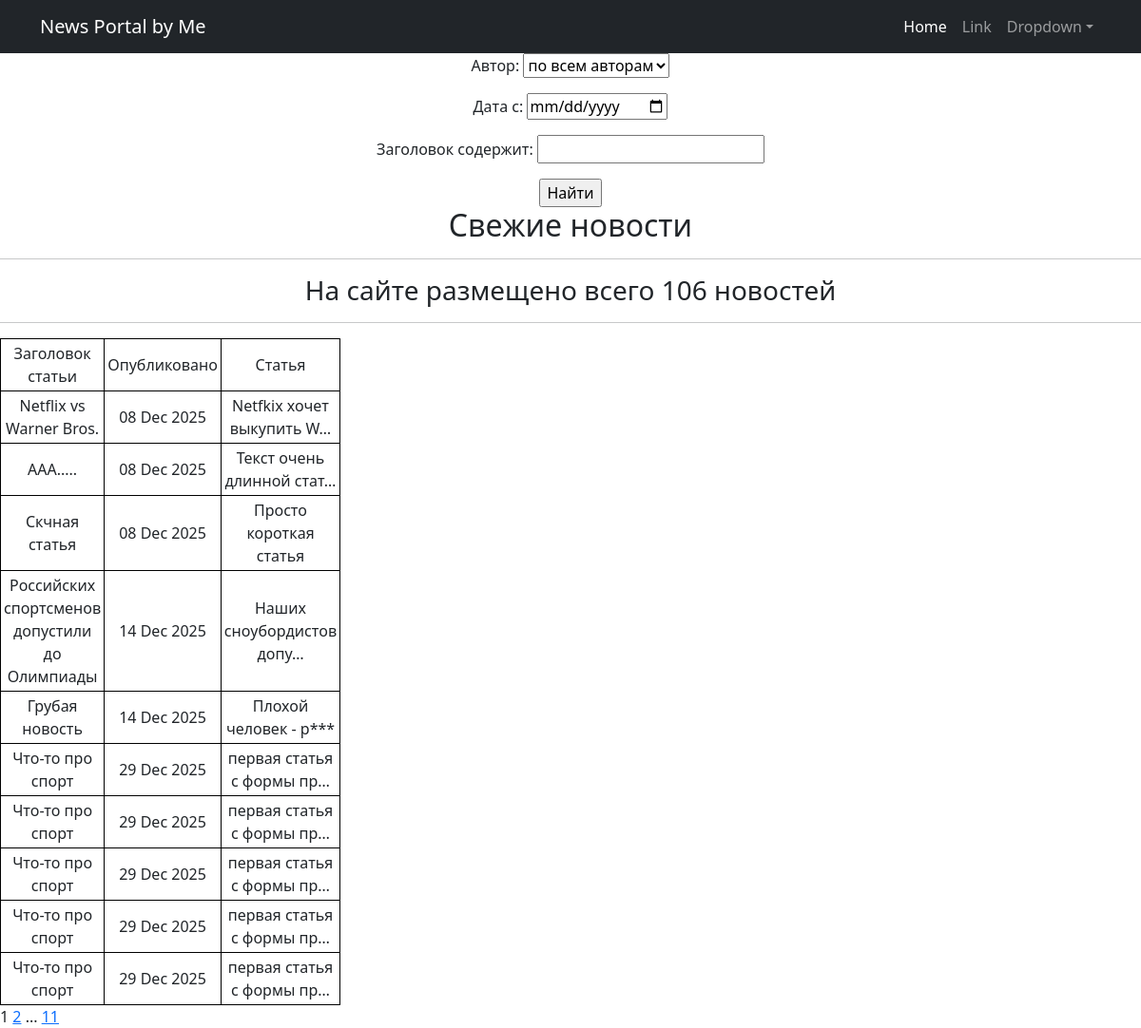
Before: /news/search with the older database file.
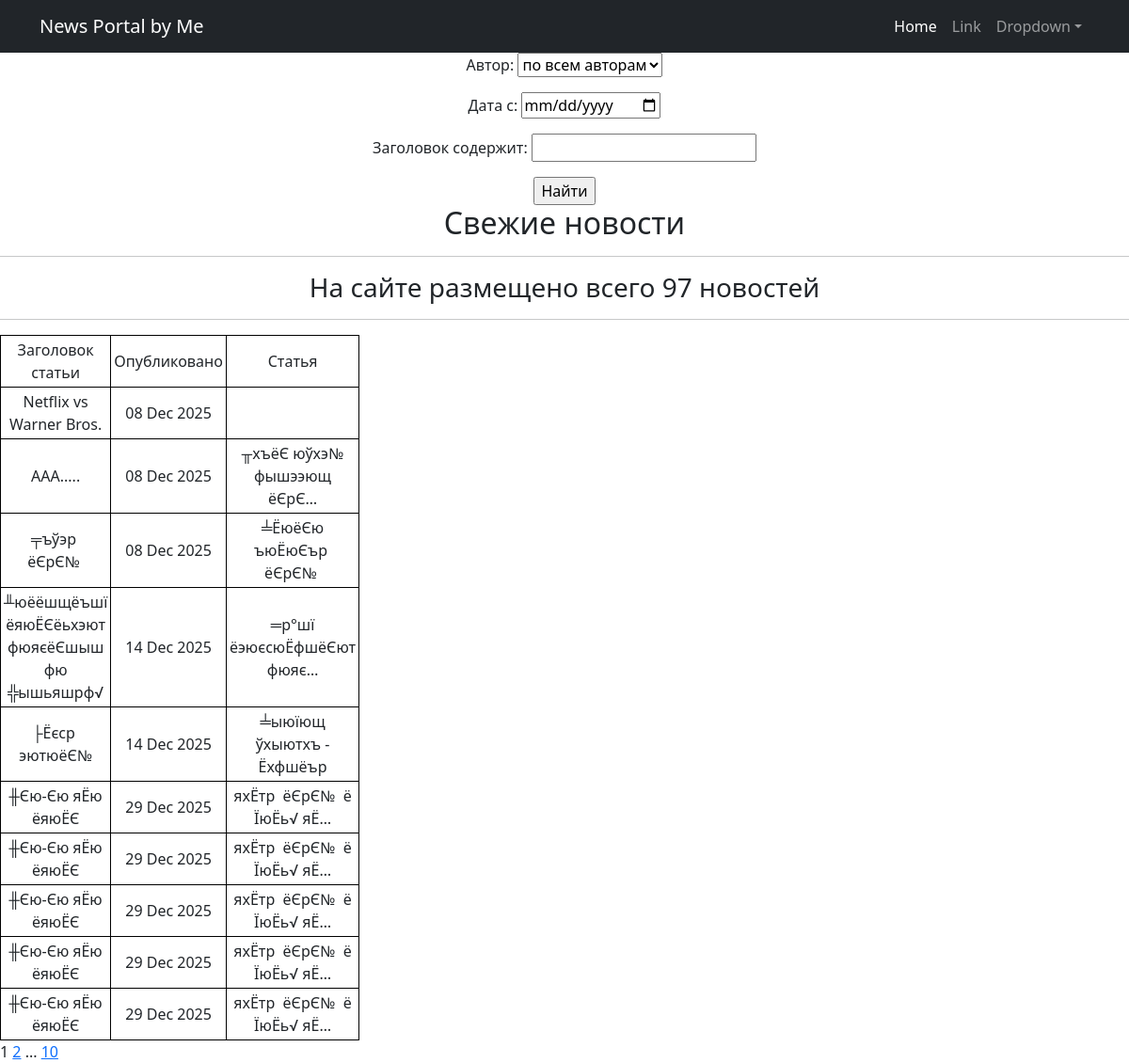
After: the same page with the newer database file.
### news/models.py (models this page shows, shortened)
class Post(models.Model):
    stat = "stat"
    news = "news"
    CHOICE = [(stat, "Статья"),
              (news, "Новости")]
    author = models.ForeignKey(Author, on_delete=models.CASCADE)
    post_type = models.CharField(max_length = 10, choices = CHOICE, default = news)
    post_category = models.ManyToManyField(Category, through = "PostCategory")
    post_title = models.CharField(max_length = 50)
    post_rate = models.IntegerField(default = 0)
    post_text = models.TextField()
    post_date = models.DateTimeField(auto_now_add = True)

### news/views.py (the view)
# urls.py: path('search', PostSerchList.as_view(), name='post-search'),
class PostSerchList(ListView):
    model = Post
    context_object_name = 'posts'
    template_name = 'search.html'
    paginate_by = 10
    def get_queryset(self):
        queryset = super().get_queryset()
        self.filterset = PostFilter(self.request.GET, queryset)
        return self.filterset.qs
    def get_context_data(self, **kwargs):
        context = super().get_context_data(**kwargs)
        context['filterset'] = self.filterset
        context['lenght'] = len(self.get_queryset())
        return context

### news/templatetags/custom_filters.py (called while the page is built)
@register.filter()
def censor_filter(value):
    if isinstance(value, str):
        for i in value.split():
            if i.lower() in censor:
                value =  value.replace(i, ''.join(f"{i[0]}***"))
    return value

### templates/search.html (shortened to what this page needs)
{% extends 'flatpages/default.html' %}
{% load custom_filters %}
{% block content %}
<div class="center-text">
   <form action="" method="get">
       {{ filterset.form.as_p }}
       <input type="submit" value="Найти" />
   </form>
</div>
<div class="center-text">
    <h2>Свежие новости</h2>
    <hr>
    <h3>На сайте размещено всего {{ lenght }} новостей</h3>
    <hr>
    {% if posts %}
        <table>
            <tr>
                <td>Заголовок статьи</td>
                <td>Опубликовано</td>
                <td>Статья</td>
            </tr>
            {% for post in posts %}
            <tr>
                <td> {{ post.post_title }} </td>
                <td> {{ post.post_date|date:'d M Y' }} </td>
                <td> {{ post.post_text|censor_filter|truncatechars:25 }} </td>
            </tr>
            {% endfor %}
        </table>
    {% else %}
        <h2>Новостей нет</h2>
    {% endif %}
</div>
   {{ page_obj.number }}
   {% if page_obj.has_next %}
       <a href="?page={{ page_obj.next_page_number }}">{{ page_obj.next_page_number }}</a>
       {% if paginator.num_pages != page_obj.next_page_number %}
           ...
           <a href="?page={{ page_obj.paginator.num_pages }}">{{ page_obj.paginator.num_pages }}</a>
       {% endif %}
   {% endif %}
{% endblock content %}

### templates/flatpages/default.html (shortened to what this page needs)
<!DOCTYPE html>
{% load static %}
<html lang="en">
    <head>
        <link href="{% static 'css/styles.css' %}" rel="stylesheet" />
    </head>
    <body>
        <nav class="navbar navbar-expand-lg navbar-dark bg-dark">
            <div class="container">
                <a class="navbar-brand" href="#">News Portal by Me</a>
                <div class="collapse navbar-collapse" id="navbarSupportedContent">
                    <ul class="navbar-nav ms-auto mb-2 mb-lg-0">
                        <li class="nav-item"><a class="nav-link active" aria-current="page" href="#">Home</a></li>
                        <li class="nav-item"><a class="nav-link" href="#">Link</a></li>
                        <li class="nav-item dropdown">
                            <a class="nav-link dropdown-toggle" id="navbarDropdown" href="#" role="button" data-bs-toggle="dropdown" aria-expanded="false">Dropdown</a>
                        </li>
                    </ul>
                </div>
            </div>
        </nav>
        {% block content %}{% endblock content %}
    </body>
</html>

### templates/search.html (style rules this page uses)
.center-text { text-align: center; }
TABLE { width: 300px; border-collapse: collapse; }
TD, TH { padding: 3px; border: 1px solid black; }

Changed rows visible on the page:
changed Post "Netflix vs Warner Bros.": post_text|censor_filter "Netfkix хочет выкупить W…" → (not shown)
changed Post "AAA.....": post_text|censor_filter "Текст очень длинной стат…" → "╥хъёЄ юўхэ№ фышээющ ёЄрЄ…"
changed Post: post_title "Скчная статья" → "╤ъўэр ёЄрЄ№"; post_text|censor_filter "Просто короткая статья" → "╧ЁюёЄю ъюЁюЄър ёЄрЄ№"
changed Post: post_title "Российских спортсменов допустили до Олимпиады" → "╨юёёшщёъшї ёяюЁЄёьхэют фюяєёЄшыш фю ╬ышьяшрф√"; post_text|censor_filter "Наших сноубордистов допу…" → "═р°шї ёэюєсюЁфшёЄют фюяє…"
changed Post: post_title "Грубая новость" → "├Ёєср эютюёЄ№"; post_text|censor_filter "Плохой человек - р***" → "╧ыюїющ ўхыютхъ - Ёхфшёър"
changed Post (number 6 of 10 on the later page): post_title "Что-то про спорт" → "╫Єю-Єю яЁю ёяюЁЄ"; post_text|censor_filter "первая статья с формы пр…" → "яхЁтр ёЄрЄ№ ё ЇюЁь√ яЁ…"
changed Post (number 7 of 10 on the later page): post_title "Что-то про спорт" → "╫Єю-Єю яЁю ёяюЁЄ"; post_text|censor_filter "первая статья с формы пр…" → "яхЁтр ёЄрЄ№ ё ЇюЁь√ яЁ…"
changed Post (number 8 of 10 on the later page): post_title "Что-то про спорт" → "╫Єю-Єю яЁю ёяюЁЄ"; post_text|censor_filter "первая статья с формы пр…" → "яхЁтр ёЄрЄ№ ё ЇюЁь√ яЁ…"
changed Post (number 9 of 10 on the later page): post_title "Что-то про спорт" → "╫Єю-Єю яЁю ёяюЁЄ"; post_text|censor_filter "первая статья с формы пр…" → "яхЁтр ёЄрЄ№ ё ЇюЁь√ яЁ…"
changed Post (number 10 of 10 on the later page): post_title "Что-то про спорт" → "╫Єю-Єю яЁю ёяюЁЄ"; post_text|censor_filter "первая статья с формы пр…" → "яхЁтр ёЄрЄ№ ё ЇюЁь√ яЁ…"
Other visible differences:
{{ lenght }}: "106" → "97"
{{ page_obj.paginator.num_pages }}: "11" → "10"
